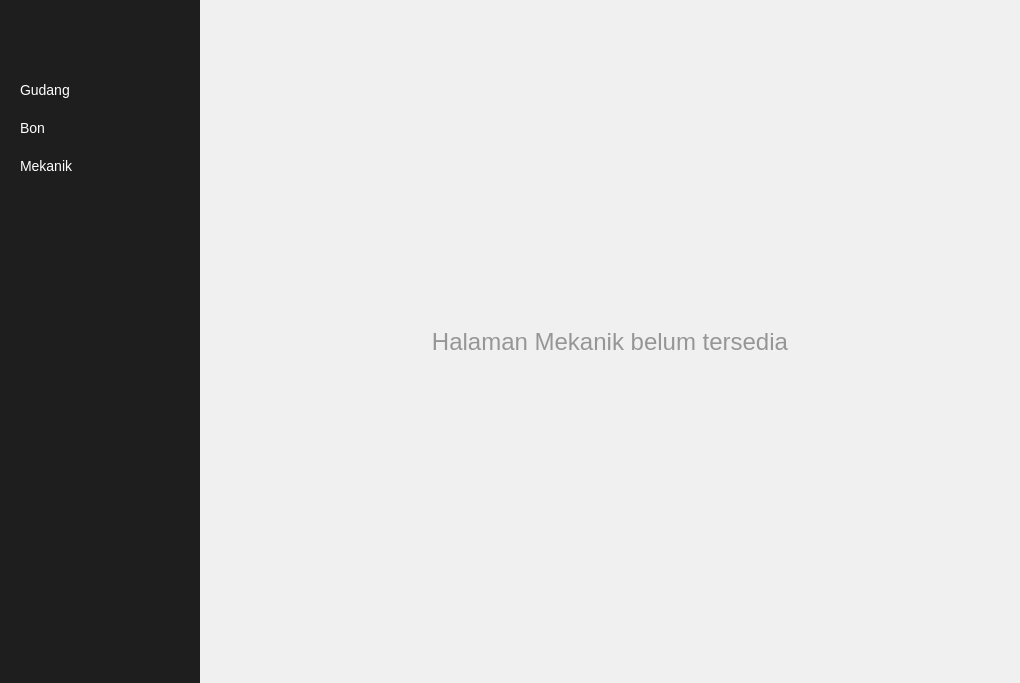
<?xml version="1.0" encoding="UTF-8"?>
<ui version="4.0">
 <class>MainWindow</class>
 <widget class="QMainWindow" name="MainWindow">
  <property name="geometry">
   <rect>
    <x>0</x>
    <y>0</y>
    <width>1020</width>
    <height>683</height>
   </rect>
  </property>
  <property name="sizePolicy">
   <sizepolicy hsizetype="Preferred" vsizetype="Preferred">
    <horstretch>0</horstretch>
    <verstretch>0</verstretch>
   </sizepolicy>
  </property>
  <property name="acceptDrops">
   <bool>false</bool>
  </property>
  <property name="windowTitle">
   <string>Wi Motor</string>
  </property>
  <property name="styleSheet">
   <string notr="true">#side_menu {
	background-color: rgb(30, 30, 30);
}

#side_menu QPushButton {
	padding: 8px 12px;
	font-size: 14px;
	text-align: left;
	color: rgb(255, 255, 255);
	border: none;
}

#side_menu QPushButton:checked {
	padding-left: 8px;
	background-color: rgb(73, 0, 131);
	border-left: 4px solid rgb(133, 0, 237);
}

#side_menu QPushButton:hover {
	background-color: rgb(88, 0, 169) !important;
}

#main_page {
	background-color: rgb(240, 240, 240);
}

QScrollArea {
	border: none;
}</string>
  </property>
  <property name="animated">
   <bool>true</bool>
  </property>
  <property name="dockOptions">
   <set>QMainWindow::AllowTabbedDocks|QMainWindow::AnimatedDocks</set>
  </property>
  <property name="unifiedTitleAndToolBarOnMac">
   <bool>false</bool>
  </property>
  <widget class="QWidget" name="centralwidget">
   <layout class="QHBoxLayout" name="horizontalLayout">
    <property name="spacing">
     <number>0</number>
    </property>
    <property name="leftMargin">
     <number>0</number>
    </property>
    <property name="topMargin">
     <number>0</number>
    </property>
    <property name="rightMargin">
     <number>0</number>
    </property>
    <property name="bottomMargin">
     <number>0</number>
    </property>
    <item>
     <widget class="QWidget" name="side_menu" native="true">
      <property name="sizePolicy">
       <sizepolicy hsizetype="Fixed" vsizetype="Expanding">
        <horstretch>0</horstretch>
        <verstretch>0</verstretch>
       </sizepolicy>
      </property>
      <property name="minimumSize">
       <size>
        <width>200</width>
        <height>0</height>
       </size>
      </property>
      <property name="maximumSize">
       <size>
        <width>200</width>
        <height>16777215</height>
       </size>
      </property>
      <property name="styleSheet">
       <string notr="true"/>
      </property>
      <layout class="QVBoxLayout" name="verticalLayout">
       <property name="spacing">
        <number>0</number>
       </property>
       <property name="leftMargin">
        <number>0</number>
       </property>
       <property name="topMargin">
        <number>0</number>
       </property>
       <property name="rightMargin">
        <number>0</number>
       </property>
       <property name="bottomMargin">
        <number>24</number>
       </property>
       <item>
        <widget class="QLabel" name="wimotor">
         <property name="text">
          <string/>
         </property>
         <property name="textFormat">
          <enum>Qt::AutoText</enum>
         </property>
         <property name="pixmap">
          <pixmap resource="../../resources.qrc">:/Menu/assets/wimotor.jpeg</pixmap>
         </property>
        </widget>
       </item>
       <item>
        <spacer name="verticalSpacer_2">
         <property name="orientation">
          <enum>Qt::Vertical</enum>
         </property>
         <property name="sizeType">
          <enum>QSizePolicy::Fixed</enum>
         </property>
         <property name="sizeHint" stdset="0">
          <size>
           <width>20</width>
           <height>60</height>
          </size>
         </property>
        </spacer>
       </item>
       <item>
        <widget class="QWidget" name="menu_list" native="true">
         <layout class="QVBoxLayout" name="verticalLayout_2">
          <property name="leftMargin">
           <number>8</number>
          </property>
          <property name="topMargin">
           <number>0</number>
          </property>
          <property name="rightMargin">
           <number>0</number>
          </property>
          <property name="bottomMargin">
           <number>0</number>
          </property>
          <item>
           <widget class="QPushButton" name="gudang_menu">
            <property name="cursor">
             <cursorShape>PointingHandCursor</cursorShape>
            </property>
            <property name="text">
             <string>Gudang</string>
            </property>
            <property name="icon">
             <iconset resource="../../resources.qrc">
              <normaloff>:/Menu/assets/Warehouse.png</normaloff>:/Menu/assets/Warehouse.png</iconset>
            </property>
            <property name="checkable">
             <bool>true</bool>
            </property>
            <property name="autoExclusive">
             <bool>true</bool>
            </property>
           </widget>
          </item>
          <item>
           <widget class="QPushButton" name="bon_menu">
            <property name="cursor">
             <cursorShape>PointingHandCursor</cursorShape>
            </property>
            <property name="text">
             <string>Bon</string>
            </property>
            <property name="icon">
             <iconset resource="../../resources.qrc">
              <normaloff>:/Menu/assets/Recipe.png</normaloff>:/Menu/assets/Recipe.png</iconset>
            </property>
            <property name="checkable">
             <bool>true</bool>
            </property>
            <property name="autoExclusive">
             <bool>true</bool>
            </property>
           </widget>
          </item>
          <item>
           <widget class="QPushButton" name="mekanik_menu">
            <property name="text">
             <string>Mekanik</string>
            </property>
            <property name="icon">
             <iconset resource="../../resources.qrc">
              <normaloff>:/Menu/assets/Mechanic.png</normaloff>:/Menu/assets/Mechanic.png</iconset>
            </property>
            <property name="checkable">
             <bool>true</bool>
            </property>
            <property name="autoExclusive">
             <bool>true</bool>
            </property>
           </widget>
          </item>
         </layout>
        </widget>
       </item>
       <item>
        <spacer name="verticalSpacer">
         <property name="orientation">
          <enum>Qt::Vertical</enum>
         </property>
         <property name="sizeHint" stdset="0">
          <size>
           <width>20</width>
           <height>40</height>
          </size>
         </property>
        </spacer>
       </item>
      </layout>
     </widget>
    </item>
    <item>
     <widget class="QStackedWidget" name="main_page">
      <property name="currentIndex">
       <number>2</number>
      </property>
      <widget class="QWidget" name="gudang_page">
       <property name="styleSheet">
        <string notr="true">#cari_barang_label {
	font-size: 14px;
	color: rgb(30, 30, 30);
}

#cari_barang_input {
	padding: 4px 8px;
	font-size: 14px;
	color: rgb(30, 30, 30);
}

#cari_barang_input:hover {
    border: 1px solid rgb(73, 0, 131);
}

#cari_barang_input:focus {
    border: 1px solid rgb(133, 0, 237);
}

#tambah_barang_btn {
	padding: 5px 0;
	font-size: 14px;
	color: rgb(255, 255, 255);
	background-color: rgb(88, 0, 169);
	border: 1px solid  rgb(88, 0, 169);
}

#tambah_barang_btn:hover {
	background-color: rgb(69, 0, 133);
}

#gudang_table_header {
	background-color: rgb(30, 30, 30);
}

#gudang_table_header QLabel {
	font-size: 14px;
	color: rgb(255, 255, 255);
}</string>
       </property>
       <layout class="QVBoxLayout" name="verticalLayout_3">
        <property name="spacing">
         <number>0</number>
        </property>
        <property name="leftMargin">
         <number>0</number>
        </property>
        <property name="topMargin">
         <number>0</number>
        </property>
        <property name="rightMargin">
         <number>0</number>
        </property>
        <property name="bottomMargin">
         <number>0</number>
        </property>
        <item>
         <widget class="QScrollArea" name="gudang_scroll">
          <property name="horizontalScrollBarPolicy">
           <enum>Qt::ScrollBarAlwaysOff</enum>
          </property>
          <property name="widgetResizable">
           <bool>true</bool>
          </property>
          <widget class="QWidget" name="gudang_scroll_area">
           <property name="geometry">
            <rect>
             <x>0</x>
             <y>0</y>
             <width>820</width>
             <height>683</height>
            </rect>
           </property>
           <layout class="QVBoxLayout" name="verticalLayout_6">
            <property name="spacing">
             <number>24</number>
            </property>
            <property name="leftMargin">
             <number>32</number>
            </property>
            <property name="topMargin">
             <number>32</number>
            </property>
            <property name="rightMargin">
             <number>32</number>
            </property>
            <property name="bottomMargin">
             <number>32</number>
            </property>
            <item>
             <widget class="QWidget" name="gudang_header" native="true">
              <layout class="QHBoxLayout" name="horizontalLayout_5">
               <property name="spacing">
                <number>16</number>
               </property>
               <property name="leftMargin">
                <number>0</number>
               </property>
               <property name="topMargin">
                <number>0</number>
               </property>
               <property name="rightMargin">
                <number>0</number>
               </property>
               <property name="bottomMargin">
                <number>0</number>
               </property>
               <item>
                <widget class="QLabel" name="cari_barang_label">
                 <property name="text">
                  <string>Cari barang</string>
                 </property>
                </widget>
               </item>
               <item>
                <widget class="QLineEdit" name="cari_barang_input">
                 <property name="minimumSize">
                  <size>
                   <width>200</width>
                   <height>0</height>
                  </size>
                 </property>
                 <property name="inputMask">
                  <string/>
                 </property>
                 <property name="placeholderText">
                  <string>Minimal 3 huruf</string>
                 </property>
                </widget>
               </item>
               <item>
                <spacer name="horizontalSpacer_5">
                 <property name="orientation">
                  <enum>Qt::Horizontal</enum>
                 </property>
                 <property name="sizeHint" stdset="0">
                  <size>
                   <width>40</width>
                   <height>20</height>
                  </size>
                 </property>
                </spacer>
               </item>
               <item>
                <widget class="QPushButton" name="tambah_barang_btn">
                 <property name="minimumSize">
                  <size>
                   <width>160</width>
                   <height>0</height>
                  </size>
                 </property>
                 <property name="maximumSize">
                  <size>
                   <width>160</width>
                   <height>16777215</height>
                  </size>
                 </property>
                 <property name="cursor">
                  <cursorShape>PointingHandCursor</cursorShape>
                 </property>
                 <property name="text">
                  <string>Tambah barang</string>
                 </property>
                </widget>
               </item>
              </layout>
             </widget>
            </item>
            <item>
             <widget class="QWidget" name="gudang_body" native="true">
              <property name="sizePolicy">
               <sizepolicy hsizetype="Preferred" vsizetype="Expanding">
                <horstretch>0</horstretch>
                <verstretch>0</verstretch>
               </sizepolicy>
              </property>
              <layout class="QVBoxLayout" name="verticalLayout_4">
               <property name="spacing">
                <number>0</number>
               </property>
               <property name="leftMargin">
                <number>0</number>
               </property>
               <property name="topMargin">
                <number>0</number>
               </property>
               <property name="rightMargin">
                <number>0</number>
               </property>
               <property name="bottomMargin">
                <number>0</number>
               </property>
               <item>
                <widget class="QWidget" name="gudang_table_header" native="true">
                 <property name="minimumSize">
                  <size>
                   <width>0</width>
                   <height>0</height>
                  </size>
                 </property>
                 <layout class="QHBoxLayout" name="horizontalLayout_2" stretch="0,1,2,0,0">
                  <property name="spacing">
                   <number>32</number>
                  </property>
                  <property name="leftMargin">
                   <number>8</number>
                  </property>
                  <property name="topMargin">
                   <number>11</number>
                  </property>
                  <property name="rightMargin">
                   <number>8</number>
                  </property>
                  <property name="bottomMargin">
                   <number>11</number>
                  </property>
                  <item>
                   <widget class="QLabel" name="no_label">
                    <property name="minimumSize">
                     <size>
                      <width>40</width>
                      <height>0</height>
                     </size>
                    </property>
                    <property name="maximumSize">
                     <size>
                      <width>40</width>
                      <height>16777215</height>
                     </size>
                    </property>
                    <property name="text">
                     <string>No</string>
                    </property>
                   </widget>
                  </item>
                  <item>
                   <widget class="QLabel" name="kode_label">
                    <property name="minimumSize">
                     <size>
                      <width>90</width>
                      <height>0</height>
                     </size>
                    </property>
                    <property name="maximumSize">
                     <size>
                      <width>160</width>
                      <height>16777215</height>
                     </size>
                    </property>
                    <property name="text">
                     <string>Kode barang</string>
                    </property>
                   </widget>
                  </item>
                  <item>
                   <widget class="QLabel" name="nama_label">
                    <property name="minimumSize">
                     <size>
                      <width>250</width>
                      <height>0</height>
                     </size>
                    </property>
                    <property name="text">
                     <string>Nama barang</string>
                    </property>
                   </widget>
                  </item>
                  <item>
                   <widget class="QLabel" name="kuantiti_label">
                    <property name="minimumSize">
                     <size>
                      <width>70</width>
                      <height>0</height>
                     </size>
                    </property>
                    <property name="maximumSize">
                     <size>
                      <width>70</width>
                      <height>16777215</height>
                     </size>
                    </property>
                    <property name="text">
                     <string>Kuantiti</string>
                    </property>
                   </widget>
                  </item>
                  <item>
                   <widget class="QLabel" name="kelola_label">
                    <property name="minimumSize">
                     <size>
                      <width>160</width>
                      <height>0</height>
                     </size>
                    </property>
                    <property name="maximumSize">
                     <size>
                      <width>160</width>
                      <height>16777215</height>
                     </size>
                    </property>
                    <property name="text">
                     <string>Kelola</string>
                    </property>
                   </widget>
                  </item>
                 </layout>
                </widget>
               </item>
               <item>
                <layout class="QVBoxLayout" name="gudang_table_body">
                 <property name="spacing">
                  <number>0</number>
                 </property>
                </layout>
               </item>
               <item>
                <spacer name="verticalSpacer_3">
                 <property name="orientation">
                  <enum>Qt::Vertical</enum>
                 </property>
                 <property name="sizeHint" stdset="0">
                  <size>
                   <width>20</width>
                   <height>40</height>
                  </size>
                 </property>
                </spacer>
               </item>
              </layout>
             </widget>
            </item>
           </layout>
          </widget>
         </widget>
        </item>
       </layout>
      </widget>
      <widget class="QWidget" name="bon_page">
       <property name="styleSheet">
        <string notr="true">#bon_page_label {
	font-size: 24px;
	color: rgb(150, 150, 150);
}</string>
       </property>
       <layout class="QHBoxLayout" name="horizontalLayout_3">
        <property name="spacing">
         <number>0</number>
        </property>
        <property name="leftMargin">
         <number>32</number>
        </property>
        <property name="topMargin">
         <number>32</number>
        </property>
        <property name="rightMargin">
         <number>32</number>
        </property>
        <property name="bottomMargin">
         <number>32</number>
        </property>
        <item>
         <widget class="QLabel" name="bon_page_label">
          <property name="text">
           <string>Halaman Bon belum tersedia</string>
          </property>
          <property name="alignment">
           <set>Qt::AlignCenter</set>
          </property>
         </widget>
        </item>
       </layout>
      </widget>
      <widget class="QWidget" name="mekanik_page">
       <property name="styleSheet">
        <string notr="true">#mekanik_page_label {
	font-size: 24px;
	color: rgb(150, 150, 150);
}</string>
       </property>
       <layout class="QHBoxLayout" name="horizontalLayout_4">
        <property name="leftMargin">
         <number>32</number>
        </property>
        <property name="topMargin">
         <number>32</number>
        </property>
        <property name="rightMargin">
         <number>32</number>
        </property>
        <property name="bottomMargin">
         <number>32</number>
        </property>
        <item>
         <widget class="QLabel" name="mekanik_page_label">
          <property name="text">
           <string>Halaman Mekanik belum tersedia</string>
          </property>
          <property name="alignment">
           <set>Qt::AlignCenter</set>
          </property>
         </widget>
        </item>
       </layout>
      </widget>
     </widget>
    </item>
   </layout>
  </widget>
 </widget>
 <resources>
  <include location="../../resources.qrc"/>
  <include location="../resources.qrc"/>
 </resources>
 <connections/>
</ui>
